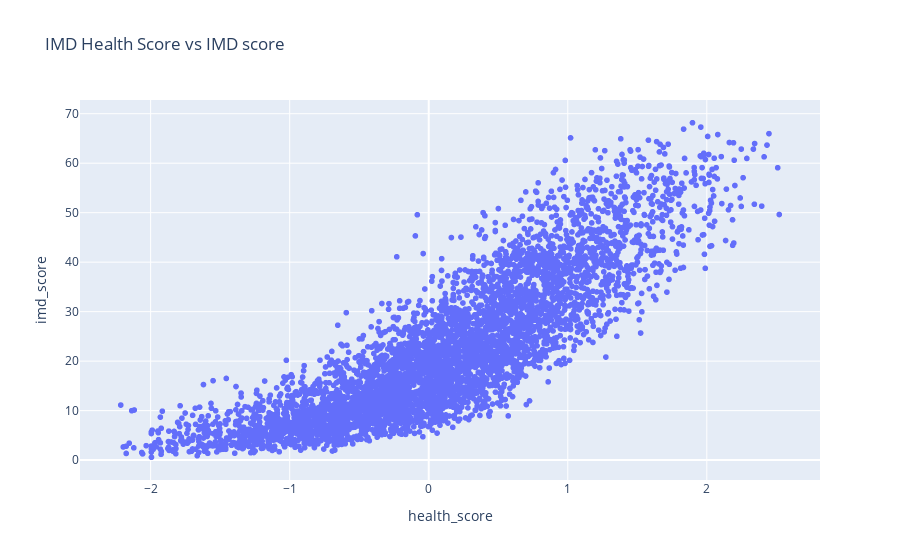

The notebook cell saved with this chart:
### Code cell
fig = px.scatter(loneliness_health, y='imd_score', x='health_score', title='IMD Health Score vs IMD score')
fig.show()

### Figure 1 — Plotly figure (JSON) as saved in the notebook; plotly's stock layout.template omitted (floating-point values rounded to 4 significant figures; data arrays with more than 128 entries replaced by an {"elided": "..."} marker saying what was removed)
{"data": [{"hovertemplate": "health_score=%{x}<br>imd_score=%{y}<extra></extra>", "legendgroup": "", "marker": {"color": "#636efa", "symbol": "circle"}, "mode": "markers", "name": "", "showlegend": false, "type": "scattergl", "x": {"elided": "4943 float values"}, "xaxis": "x", "y": {"elided": "4943 float values"}, "yaxis": "y"}], "layout": {"autosize": true, "legend": {"tracegroupgap": 0}, "title": {"text": "IMD Health Score vs IMD score"}, "xaxis": {"anchor": "y", "autorange": true, "domain": [0, 1], "range": [-2.491, 2.797], "title": {"text": "health_score"}, "type": "linear"}, "yaxis": {"anchor": "x", "autorange": true, "domain": [0, 1], "range": [-4.373, 73.13], "title": {"text": "imd_score"}, "type": "linear"}}}
